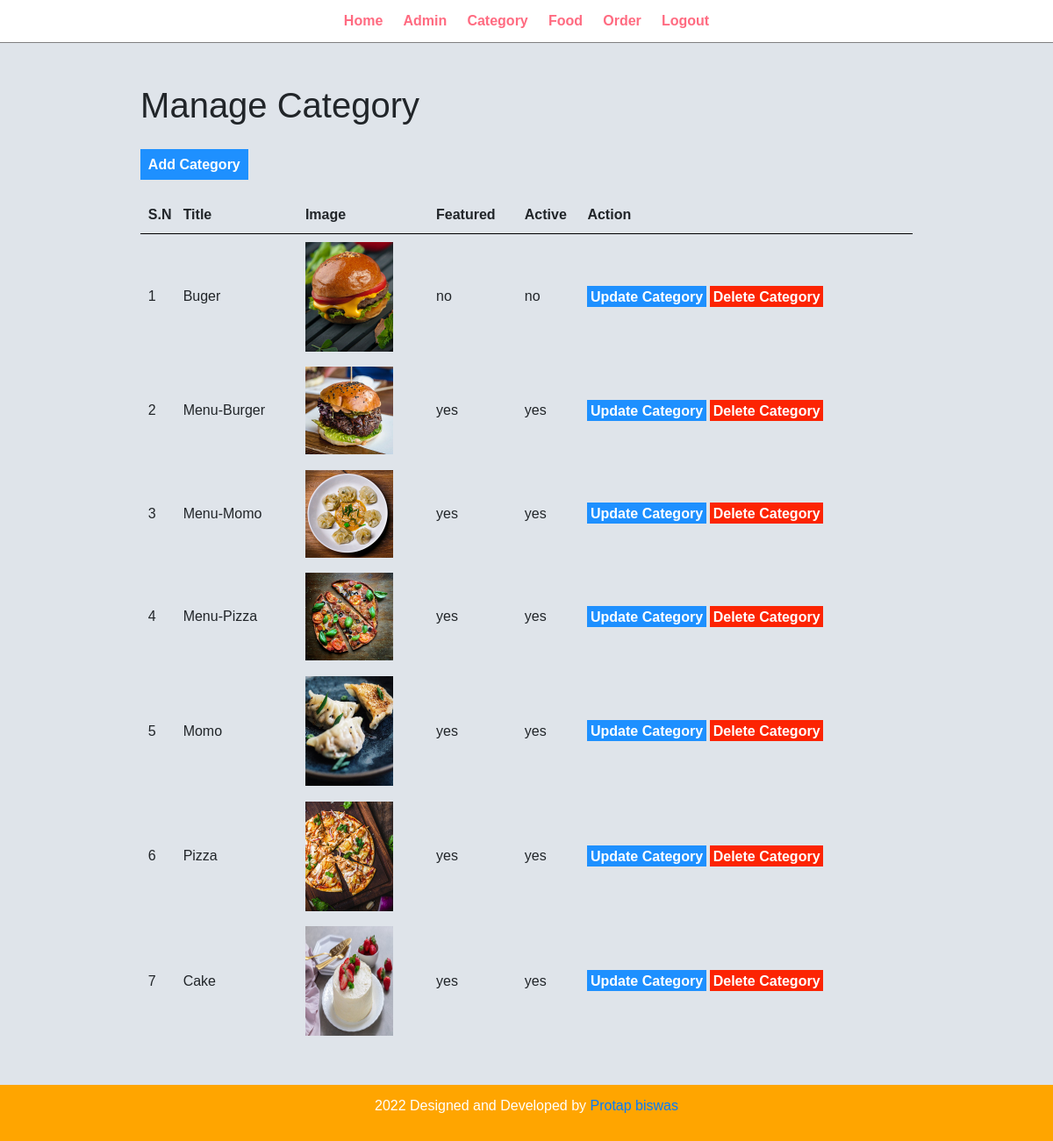
Page /admin/manage_category.php (signed in) on the committed database.
### tables this page shows
CREATE TABLE `tbl_category` (
  `id` int(10) UNSIGNED NOT NULL,
  `title` varchar(100) NOT NULL,
  `image_name` varchar(255) NOT NULL,
  `featured` varchar(10) NOT NULL,
  `active` varchar(10) NOT NULL
);

### admin/manage_category.php (the view, shortened to what this page needs)
<?php include 'partials/header.php'; ?>
<div class="main-content">
	<div class="wrapper">
	     <h1>Manage Category</h1>
	   		<br>
		<a href="add_category.php" class="btn_primary">Add Category</a>
		<br><br>
		<table class="tbl_full">
			<tr>
				<th>S.N</th>
				<th>Title</th>
				<th>Image</th>
				<th>Featured</th>
				<th>Active</th>
				<th>Action</th>
			</tr>
			   <?php
				$sql= "SELECT * FROM tbl_category";
				$res = mysqli_query($con,$sql);
				$count = mysqli_num_rows($res);
				$sn=1;
				if ($count>0) {
						while ($row=mysqli_fetch_assoc($res)) {
							$id=$row['id'];
							$title=$row['title'];
							$image_name=$row['image_name'];
							$featured=$row['featured'];
							$active=$row['active'];
							?>
								<tr>
									<td><?php echo $sn++;?></td>
									<td><?php echo $title; ?></td>
									<td>
										<?php
											if ($image_name!=="") {
												?>
													<img src="<?php echo SITEURL;?>images/category/<?php  echo $image_name;?>" width="100px" height="auto">
												<?php
											}else{
												echo "Image not availabe";
											}
										?>
									</td>
									<td><?php echo $featured; ?></td>
									<td><?php echo $active; ?></td>
									<td>
									   <a href="<?php echo SITEURL;  ?>admin/update_category.php?id=<?php echo $id; ?>" class="btn_secondary">Update Category</a>
									   <a href="<?php echo SITEURL;  ?>admin/delete_category.php?id=<?php echo $id; ?>&image_name=<?php echo $image_name; ?>" class="btn_danger">Delete Category</a>
								    </td>
								</tr>
							<?php
						}
				}else{
					?>
					<tr>
						<td colspan="6" ><div class="error">No Category Added</div></td>
					</tr>
					<?php
				}
				?>
		</table>
	</div>
</div>
<?php include 'partials/footer.php'; ?>

### admin/partials/header.php (shortened to what this page needs)
<!DOCTYPE html>
<html>
<head>
	<link rel="stylesheet" type="text/css" href="css/stylesheet.css">
	 <link rel="stylesheet" href="https://cdn.jsdelivr.net/npm/bootstrap@4.4.1/dist/css/bootstrap.min.css">
</head>
<body>
	<div class="menu text-center">
		<div class="wrapper">
			<ui>
				<li> <a href="index.php">Home</a></li>
				<li> <a href="manage_admin.php">Admin</a></li>
				<li> <a href="manage_category.php">Category</a></li>
				<li> <a href="manage_food.php">Food</a></li>
				<li> <a href="manage_order.php">Order</a></li>
				<li> <a href="logout.php">Logout</a></li>
			</ui>
		</div>
	</div>

### admin/partials/footer.php
	<div class="footer">
		<div class="wrapper">
			<p class="text-center"> 2022 Designed and Developed by <a href="http://www.facebook.com/protap.biswas1100">Protap biswas</a>  </p>
		</div>
	</div>
</body>
</html>

### admin/css/stylesheet.css (style rules this page uses)
* { margin: 0 ; padding: 0 ; font-family: Arial,Helvetica, sans-serif; }
.wrapper { padding: 1%; width:80%; margin: 0% auto; }
.text-center { text-align: center; }
.tbl_full { width: 100%; }
table tr th { border-bottom:1px solid black; padding: 1%; text-align: left; }
table tr td { padding:1%; }
.btn_primary { background-color: #1e90ff; padding: 1%; color:white; text-decoration: none; font-weight: bold; }
.btn_secondary { background-color: #1e90ff; padding: 1%; color:white; text-decoration: none; font-weight: bold; }
.btn_danger { background-color: #fc2403; padding: 1%; color:white; text-decoration: none; font-weight: bold; }
.menu { border-bottom:1px solid grey; }
.menu { text-align:center; }
.menu ui { list-style-type:none; }
.menu ui li { display:inline; padding:1%; }
.menu ui li a { text-decoration:none; font-weight:bold; color: #ff6b81; }
.main-content { background-color: #dfe4ea; padding:3%; }
.footer { background-color: orange; color: white; }

### rows in the picture
tbl_category: title "Buger", image_name (picture), featured "no", active "no"
tbl_category: title "Menu-Burger", image_name (picture), featured "yes", active "yes"
tbl_category: title "Menu-Momo", image_name (picture), featured "yes", active "yes"
tbl_category: title "Menu-Pizza", image_name (picture), featured "yes", active "yes"
tbl_category: title "Momo", image_name (picture), featured "yes", active "yes"
tbl_category: title "Pizza", image_name (picture), featured "yes", active "yes"
tbl_category: title "Cake", image_name (picture), featured "yes", active "yes"
